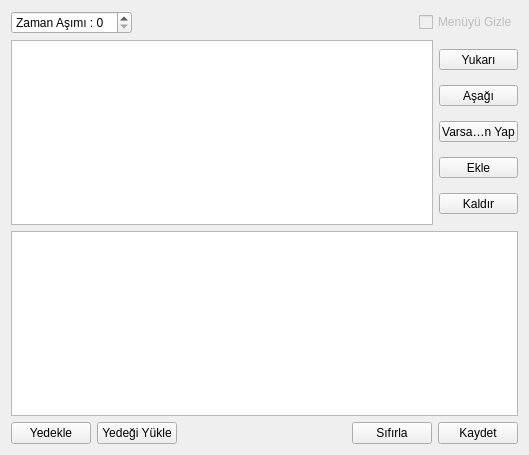
<?xml version="1.0" encoding="UTF-8"?>
<ui version="4.0">
 <class>window</class>
 <widget class="QWidget" name="window">
  <property name="geometry">
   <rect>
    <x>0</x>
    <y>0</y>
    <width>529</width>
    <height>455</height>
   </rect>
  </property>
  <property name="windowTitle">
   <string>Grub-on</string>
  </property>
  <layout class="QVBoxLayout" name="verticalLayout_3">
   <item>
    <layout class="QVBoxLayout" name="verticalLayout_2">
     <item>
      <layout class="QHBoxLayout" name="horizontalLayout">
       <item>
        <widget class="QSpinBox" name="timeoutBox">
         <property name="suffix">
          <string/>
         </property>
         <property name="prefix">
          <string>Zaman Aşımı : </string>
         </property>
        </widget>
       </item>
       <item>
        <spacer name="horizontalSpacer_2">
         <property name="orientation">
          <enum>Qt::Horizontal</enum>
         </property>
         <property name="sizeHint" stdset="0">
          <size>
           <width>40</width>
           <height>20</height>
          </size>
         </property>
        </spacer>
       </item>
       <item>
        <widget class="QCheckBox" name="hiddenMenuCheckBox">
         <property name="enabled">
          <bool>false</bool>
         </property>
         <property name="text">
          <string>Menüyü Gizle</string>
         </property>
        </widget>
       </item>
      </layout>
     </item>
     <item>
      <layout class="QHBoxLayout" name="horizontalLayout_2">
       <item>
        <widget class="QListWidget" name="osListWidget"/>
       </item>
       <item>
        <layout class="QVBoxLayout" name="verticalLayout">
         <item>
          <widget class="QToolButton" name="upButton">
           <property name="minimumSize">
            <size>
             <width>79</width>
             <height>0</height>
            </size>
           </property>
           <property name="text">
            <string>Yukarı</string>
           </property>
          </widget>
         </item>
         <item>
          <widget class="QToolButton" name="downButton">
           <property name="minimumSize">
            <size>
             <width>79</width>
             <height>0</height>
            </size>
           </property>
           <property name="text">
            <string>Aşağı</string>
           </property>
          </widget>
         </item>
         <item>
          <widget class="QToolButton" name="setDefaultButton">
           <property name="minimumSize">
            <size>
             <width>79</width>
             <height>0</height>
            </size>
           </property>
           <property name="text">
            <string>Varsayılan Yap</string>
           </property>
          </widget>
         </item>
         <item>
          <widget class="QToolButton" name="addButton">
           <property name="minimumSize">
            <size>
             <width>79</width>
             <height>0</height>
            </size>
           </property>
           <property name="autoFillBackground">
            <bool>false</bool>
           </property>
           <property name="text">
            <string>Ekle</string>
           </property>
           <property name="arrowType">
            <enum>Qt::NoArrow</enum>
           </property>
          </widget>
         </item>
         <item>
          <widget class="QToolButton" name="removeButton">
           <property name="minimumSize">
            <size>
             <width>79</width>
             <height>0</height>
            </size>
           </property>
           <property name="text">
            <string>Kaldır</string>
           </property>
          </widget>
         </item>
        </layout>
       </item>
      </layout>
     </item>
     <item>
      <widget class="QPlainTextEdit" name="osOptionsEdit">
       <property name="enabled">
        <bool>true</bool>
       </property>
       <property name="sizeIncrement">
        <size>
         <width>0</width>
         <height>0</height>
        </size>
       </property>
      </widget>
     </item>
    </layout>
   </item>
   <item>
    <layout class="QHBoxLayout" name="horizontalLayout_3">
     <item>
      <widget class="QPushButton" name="backupButton">
       <property name="text">
        <string>Yedekle</string>
       </property>
      </widget>
     </item>
     <item>
      <widget class="QPushButton" name="restoreButton">
       <property name="text">
        <string>Yedeği Yükle</string>
       </property>
      </widget>
     </item>
     <item>
      <spacer name="horizontalSpacer">
       <property name="orientation">
        <enum>Qt::Horizontal</enum>
       </property>
       <property name="sizeHint" stdset="0">
        <size>
         <width>37</width>
         <height>17</height>
        </size>
       </property>
      </spacer>
     </item>
     <item>
      <widget class="QPushButton" name="resetButton">
       <property name="text">
        <string>Sıfırla</string>
       </property>
      </widget>
     </item>
     <item>
      <widget class="QPushButton" name="saveButton">
       <property name="text">
        <string>Kaydet</string>
       </property>
      </widget>
     </item>
    </layout>
   </item>
  </layout>
 </widget>
 <resources/>
 <connections/>
</ui>
